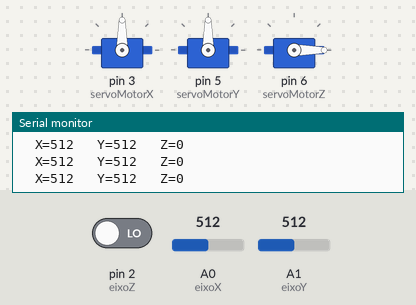
Bench run of a sketch on a simulated Arduino Uno, built with avr-gcc and run on an emulated ATmega328P. On the bench: 3 × servo, the last lines printed to the serial monitor. The test bench sets the inputs (shaded band); at power-on: A0 (eixoX) = 512, A1 (eixoY) = 512, pin 2 (eixoZ) LOW.

Above: at 1.2 s.
1.3 s: A0 (eixoX) set to 110
At 2.2 s:
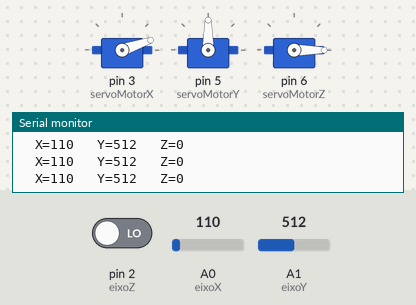
2.8 s: A0 (eixoX) set to 90
At 3.9 s:
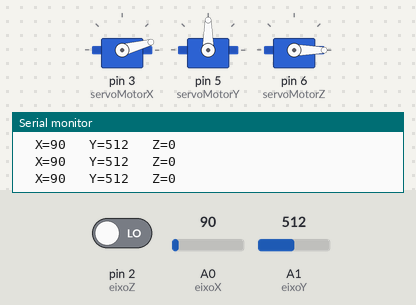
5.8 s: A1 (eixoY) set to 988
At 6.9 s:
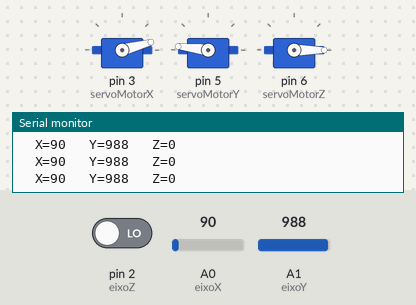
7.3 s: A1 (eixoY) set to 1010
At 7.6 s:
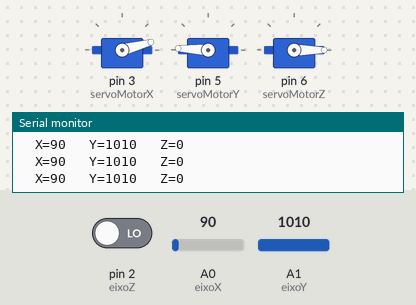
10.3 s: pin 2 (eixoZ) driven HIGH
At 11.5 s:
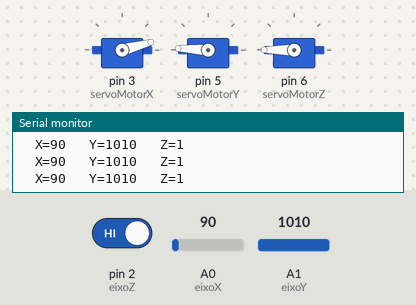
11.8 s: A0 (eixoX) set to 1023
At 12.2 s:
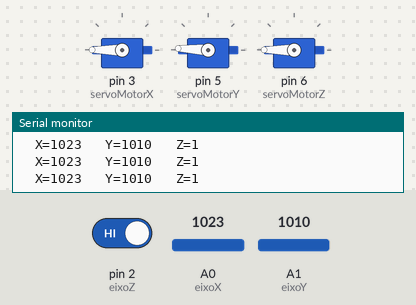
Timing chart, 0 to 14.3 s (numbered marks = the images above; inputs shaded):
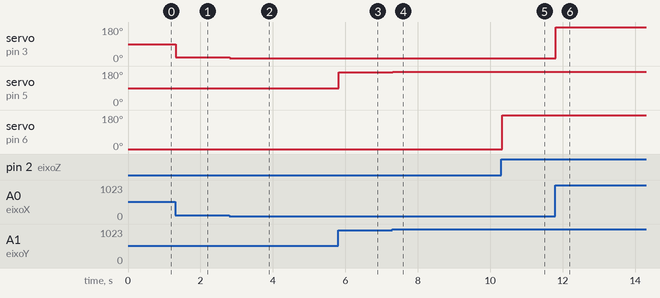

Measured:
- after the input at 1.3 s, servo on pin 3 (servoMotorX): 90° → 19° at once
- after the input at 2.8 s, servo on pin 3 (servoMotorX): 19° → 15° at once
- after the input at 5.8 s, servo on pin 5 (servoMotorY): 90° → 173° at once
- after the input at 7.3 s, servo on pin 5 (servoMotorY): 173° → 177° at once
- after the input at 10.3 s, servo on pin 6 (servoMotorZ): 0° → 180° at once
- after the input at 11.8 s, servo on pin 3 (servoMotorX): 15° → 180° at once

The sketch:

Controle_de_multiplos_Servos_com_joystic.ino
```cpp
/*
GME - Grupo de Metodos Eletroforéticos
Instituto de Quimica - UFG

Utilizamos a leitura de um joystick para determina a posição
de 3 servo moteres

criado   01/05/2016
por Wanderson D. Lopes
modificado set 2022
por Wanderson D. Lopes
*/


//incluindo biblioteca para controle do servomotor
#include "Servo.h"

//Criando um objeto da classe Servo
Servo servoMotorObjX;
Servo servoMotorObjY;
Servo servoMotorObjZ;

//pino digital (PWM) associado ao controle do servomotor
int const servoMotorX = 3;
int const servoMotorY = 5;
int const servoMotorZ = 6;

//Variável que armazena a posição lida
//nos eixos do joystick
int joystickX = 0;
int joystickY = 0;
int joystickZ = 0;

//Atribuindo o pino analógico A0 a variável eixoX
int eixoX = A0;

//Atribuindo o pino analógico A1 a variável eixoY
int eixoY = A1;

//Atribuindo o pino digital 2 a variável eixoZ
int eixoZ = 2;

void setup() {
  //associando o pino digital de controle do
  //servo ao objeto da classe Servo
  servoMotorObjX.attach(servoMotorX);
  servoMotorObjY.attach(servoMotorY);
  servoMotorObjZ.attach(servoMotorZ);

  //Definindo eixoZ como um pino de entrada
  pinMode(eixoZ, INPUT);

  servoMotorObjX.write(90);
  servoMotorObjY.write(90);
  servoMotorObjY.write(180);

  //Ativando o Serial Monitor que exibirá os
  //valores lidos no Joystick
  Serial.begin(9600);
}

void loop() {
  //Lê o valor do eixoX
  joystickX = analogRead(eixoX);

  //Lê o valor do eixoY
  joystickY = analogRead(eixoY);

  //Lê o valor do eixoZ
  joystickZ = digitalRead(eixoZ);

  imprimeEixos();

  //mapeando o valor lido no joystick para a escala do
  //servo (entre 0 e 180)
  joystickX = map(joystickX, 0, 1023, 0, 180);
  joystickY = map(joystickY, 0, 1023, 0, 180);
  joystickZ = map(joystickZ, 0, 1, 0, 180);

  //definindo o valor/posição do servomotor
  servoMotorObjX.write(joystickX);
  servoMotorObjY.write(joystickY);
  servoMotorObjZ.write(joystickZ);

  //espera 20 milisegundos.
  delay(20);
}

//Este método é responsável apenas por imprimir no
//Serial Monitor os valores dos eixos X, Y e Z.
void imprimeEixos() {
  //imprime o valor do eixoX
  Serial.print("  X=");
  Serial.print(joystickX);

  //imprime o valor do eixoY
  Serial.print("   Y=");
  Serial.print(joystickY);

  //imprime o valor do eixoZ
  Serial.print("   Z=");
  Serial.println(joystickZ);
}
```
